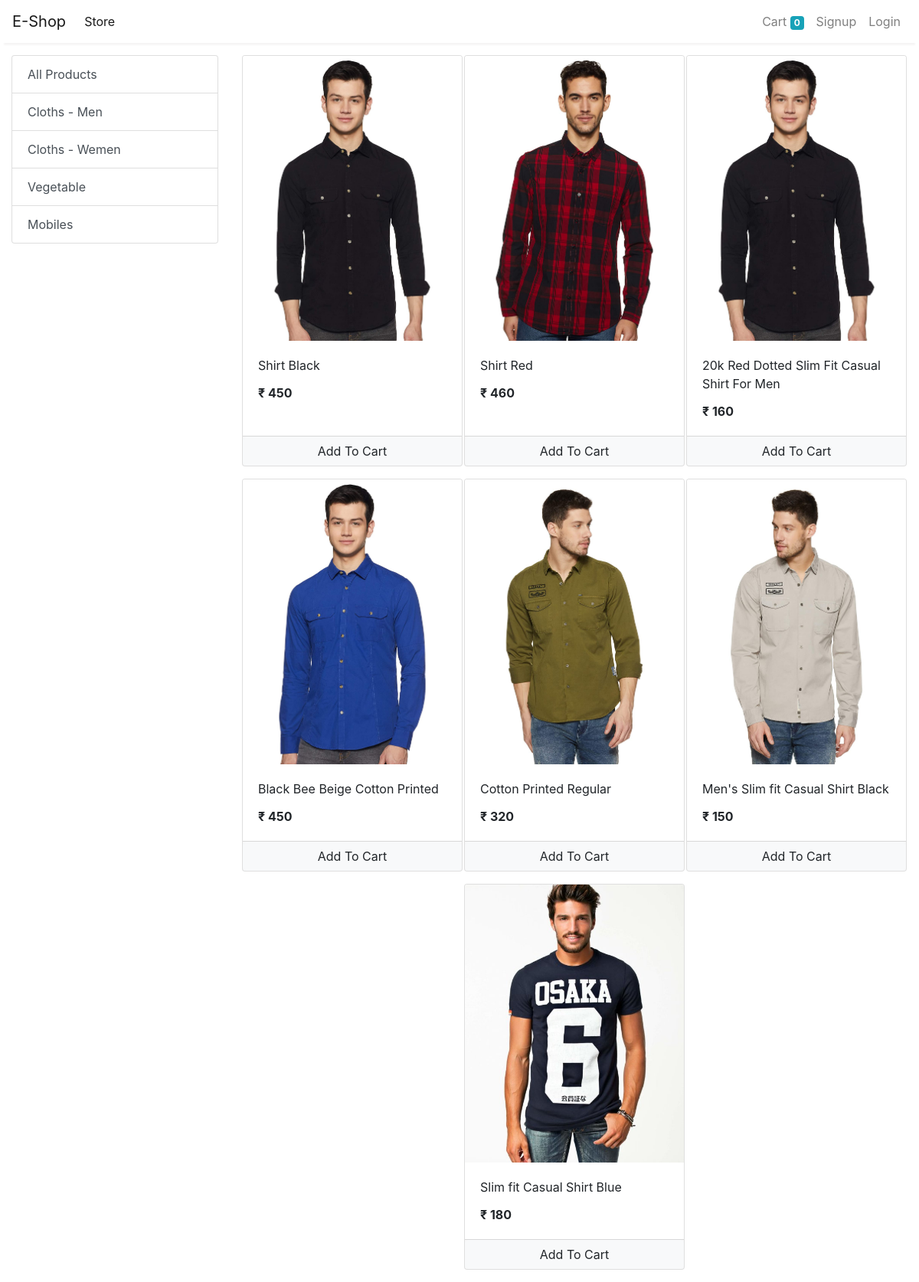
/store?category=1, run on an earlier commit of the app's database.
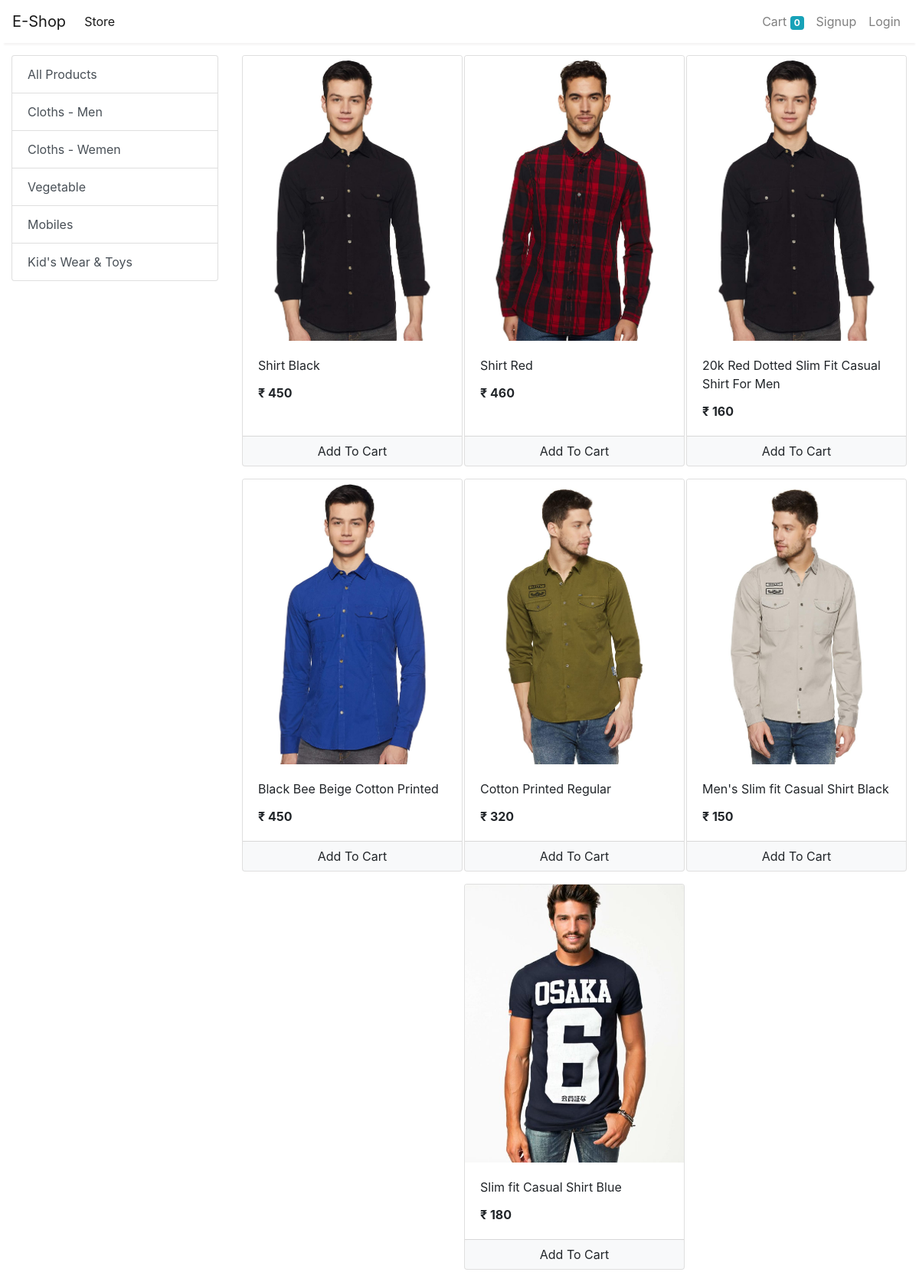
And on a later commit of the database.
### store/models/category.py (models this page shows, shortened)
class Category(models.Model):
    name = models.CharField(max_length=20)
    @staticmethod
    def get_all_categories():
        return Category.objects.all()

### store/models/product.py (models this page shows, shortened)
class Product(models.Model):
    name = models.CharField(max_length=50)
    price = models.IntegerField(default=0)
    category = models.ForeignKey(Category, on_delete=models.CASCADE, default=1)
    description = models.CharField(max_length=200, default='' , null=True , blank=True)
    image = models.ImageField(upload_to='uploads/products/')
    @staticmethod
    def get_all_products_by_categoryid(category_id):
        if category_id:
            return Product.objects.filter(category = category_id)
        else:
            return Product.get_all_products();

### store/views/home.py (the view)
# urls.py: path('' , include('store.urls'))
def store(request):
    cart = request.session.get('cart')
    if not cart:
        request.session['cart'] = {}
    products = None
    categories = Category.get_all_categories()
    categoryID = request.GET.get('category')
    if categoryID:
        products = Product.get_all_products_by_categoryid(categoryID)
    else:
        products = Product.get_all_products();
    data = {}
    data['products'] = products
    data['categories'] = categories
    print('you are : ', request.session.get('email'))
    return render(request, 'index.html', data)

### store/templatetags/cart.py (called while the page is built)
@register.filter(name='is_in_cart')
def is_in_cart(product  , cart):
    keys = cart.keys()
    for id in keys:
        if int(id) == product.id:
            return True
    return False;

### store/templatetags/custom_filter.py (called while the page is built)
@register.filter(name='currency')
def currency(number):
    return "₹ "+str(number)

### store/templates/index.html (shortened to what this page needs)
{% extends 'base.html' %}
{% block content %}
{% load cart %}
{% load custom_filter %}
<div class="container-fluid mt-3">
	<div class="row">
		<div class="col-lg-3 mx-auto">
			<div class="list-group">
				<a href="/" class="list-group-item list-group-item-action">All Products</a>
				{% for category in categories %}
				<a href="/?category={{category.id}}"
					class="list-group-item list-group-item-action">{{category.name}}</a>
				{% endfor %}
			</div>
		</div>
		<div id='products' class="col-lg-9 mx-auto">
			<div class="row mx-auto">
				{% for product in products %}
				<div class="card mx-auto mb-3" id={{product.id}} style="width: 18rem;">
					<img class="card-img-top" src="{{product.image.url}}" alt="Card image cap">
					<div class="card-body">
						<p class="card-title">{{product.name}}</p>
						<p class="card-text"><b>{{product.price|currency}}</b></p>
					</div>
					<div class="card-footer p-0 no-gutters">
						{% if product|is_in_cart:request.session.cart %}
						<div class="row no-gutters">
							<form action="/#{{product.id}}" class="col-2 " method="post">
								{% csrf_token %}
								<input hidden type="text" name='product' value='{{product.id}}'>
								<input hidden type="text" name='remove' value='True'>
								<input type="submit" value=" - " class="btn btn-block btn-light border-right">
							</form>
							<div class="text-center col">{{product|cart_quantity:request.session.cart}} in Cart</div>
							<form action="/#{{product.id}}" class="col-2 " method="post">
								{% csrf_token %}
								<input hidden type="text" name='product' value='{{product.id}}'>
								<input type="submit" value=" + " class="btn btn-block btn-light border-left">
							</form>
						</div>
						{% else %}
						<form action="/#{{product.id}}" method="POST" class="btn-block">
							<input type="submit" class="float-right btn btn-light  form-control"
								value="Add To Cart">
						</form>
						{% endif %}
					</div>
				</div>
				{% endfor %}
			</div>
		</div>
	</div>
</div>
{% endblock %}

What changed in the data, as far as the page shows it:
added Category: name "Kid's Wear & Toys"
